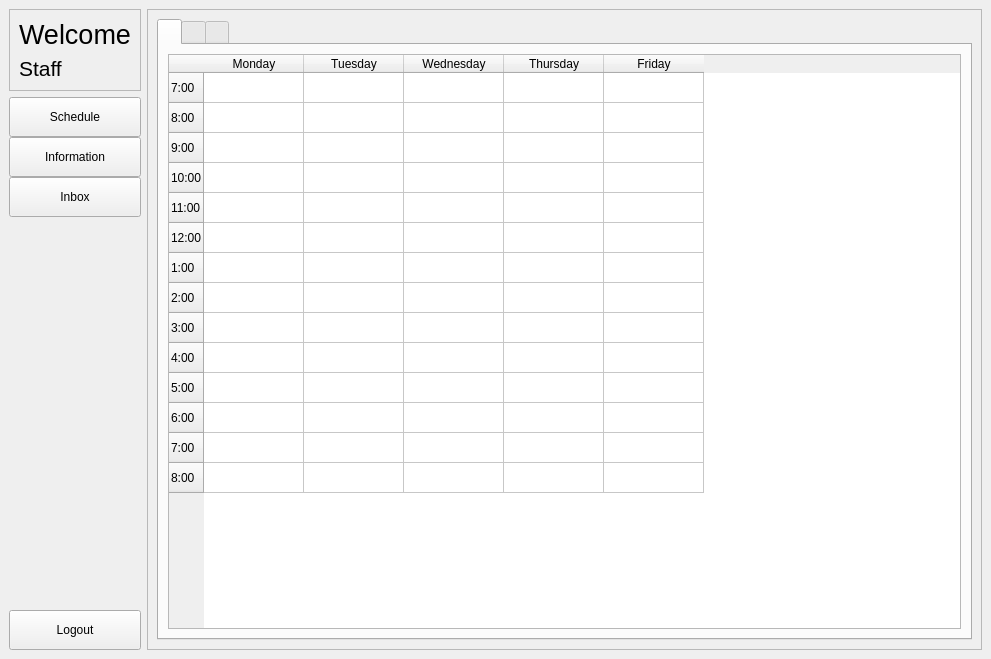
<?xml version="1.0" encoding="UTF-8"?>
<ui version="4.0">
 <class>MainWindow</class>
 <widget class="QMainWindow" name="MainWindow">
  <property name="geometry">
   <rect>
    <x>0</x>
    <y>0</y>
    <width>991</width>
    <height>659</height>
   </rect>
  </property>
  <property name="windowTitle">
   <string>MainWindow</string>
  </property>
  <widget class="QWidget" name="centralwidget">
   <layout class="QGridLayout" name="gridLayout_5">
    <item row="0" column="0">
     <layout class="QVBoxLayout" name="verticalLayout_3">
      <item>
       <widget class="QFrame" name="frame">
        <property name="frameShape">
         <enum>QFrame::StyledPanel</enum>
        </property>
        <property name="frameShadow">
         <enum>QFrame::Raised</enum>
        </property>
        <layout class="QGridLayout" name="gridLayout">
         <item row="0" column="0">
          <layout class="QVBoxLayout" name="verticalLayout_2">
           <item>
            <widget class="QLabel" name="label">
             <property name="font">
              <font>
               <pointsize>20</pointsize>
              </font>
             </property>
             <property name="text">
              <string>Welcome</string>
             </property>
            </widget>
           </item>
           <item>
            <widget class="QLabel" name="label_2">
             <property name="font">
              <font>
               <pointsize>16</pointsize>
              </font>
             </property>
             <property name="text">
              <string>Staff</string>
             </property>
            </widget>
           </item>
          </layout>
         </item>
        </layout>
       </widget>
      </item>
      <item>
       <layout class="QVBoxLayout" name="verticalLayout">
        <property name="spacing">
         <number>0</number>
        </property>
        <item>
         <widget class="QPushButton" name="staff_sched_btn">
          <property name="minimumSize">
           <size>
            <width>100</width>
            <height>40</height>
           </size>
          </property>
          <property name="text">
           <string>Schedule</string>
          </property>
         </widget>
        </item>
        <item>
         <widget class="QPushButton" name="staff_info_btn">
          <property name="minimumSize">
           <size>
            <width>100</width>
            <height>40</height>
           </size>
          </property>
          <property name="text">
           <string>Information</string>
          </property>
         </widget>
        </item>
        <item>
         <widget class="QPushButton" name="staff_inbox_btn">
          <property name="minimumSize">
           <size>
            <width>100</width>
            <height>40</height>
           </size>
          </property>
          <property name="text">
           <string>Inbox</string>
          </property>
         </widget>
        </item>
       </layout>
      </item>
      <item>
       <spacer name="verticalSpacer">
        <property name="orientation">
         <enum>Qt::Vertical</enum>
        </property>
        <property name="sizeHint" stdset="0">
         <size>
          <width>20</width>
          <height>40</height>
         </size>
        </property>
       </spacer>
      </item>
      <item>
       <widget class="QPushButton" name="logout_btn">
        <property name="minimumSize">
         <size>
          <width>100</width>
          <height>40</height>
         </size>
        </property>
        <property name="text">
         <string>Logout</string>
        </property>
       </widget>
      </item>
     </layout>
    </item>
    <item row="0" column="1">
     <widget class="QFrame" name="frame_2">
      <property name="minimumSize">
       <size>
        <width>801</width>
        <height>637</height>
       </size>
      </property>
      <property name="frameShape">
       <enum>QFrame::StyledPanel</enum>
      </property>
      <property name="frameShadow">
       <enum>QFrame::Raised</enum>
      </property>
      <layout class="QGridLayout" name="gridLayout_3">
       <item row="0" column="0">
        <widget class="QTabWidget" name="staff_menu_stackedwidget">
         <property name="currentIndex">
          <number>0</number>
         </property>
         <widget class="QWidget" name="staff_menu_stackedwidgetPage1">
          <attribute name="title">
           <string/>
          </attribute>
          <layout class="QGridLayout" name="gridLayout_2">
           <item row="0" column="0">
            <widget class="QTableWidget" name="staff_room_sched_table">
             <row>
              <property name="text">
               <string>7:00</string>
              </property>
             </row>
             <row>
              <property name="text">
               <string>8:00</string>
              </property>
             </row>
             <row>
              <property name="text">
               <string>9:00</string>
              </property>
             </row>
             <row>
              <property name="text">
               <string>10:00</string>
              </property>
             </row>
             <row>
              <property name="text">
               <string>11:00</string>
              </property>
             </row>
             <row>
              <property name="text">
               <string>12:00</string>
              </property>
             </row>
             <row>
              <property name="text">
               <string>1:00</string>
              </property>
             </row>
             <row>
              <property name="text">
               <string>2:00</string>
              </property>
             </row>
             <row>
              <property name="text">
               <string>3:00</string>
              </property>
             </row>
             <row>
              <property name="text">
               <string>4:00</string>
              </property>
             </row>
             <row>
              <property name="text">
               <string>5:00</string>
              </property>
             </row>
             <row>
              <property name="text">
               <string>6:00</string>
              </property>
             </row>
             <row>
              <property name="text">
               <string>7:00</string>
              </property>
             </row>
             <row>
              <property name="text">
               <string>8:00</string>
              </property>
             </row>
             <column>
              <property name="text">
               <string>Monday</string>
              </property>
             </column>
             <column>
              <property name="text">
               <string>Tuesday</string>
              </property>
             </column>
             <column>
              <property name="text">
               <string>Wednesday</string>
              </property>
             </column>
             <column>
              <property name="text">
               <string>Thursday</string>
              </property>
             </column>
             <column>
              <property name="text">
               <string>Friday</string>
              </property>
             </column>
            </widget>
           </item>
          </layout>
         </widget>
         <widget class="QWidget" name="staff_menu_stackedwidgetPage2">
          <attribute name="title">
           <string/>
          </attribute>
          <layout class="QGridLayout" name="gridLayout_4">
           <item row="0" column="0">
            <spacer name="horizontalSpacer">
             <property name="orientation">
              <enum>Qt::Horizontal</enum>
             </property>
             <property name="sizeType">
              <enum>QSizePolicy::Fixed</enum>
             </property>
             <property name="sizeHint" stdset="0">
              <size>
               <width>70</width>
               <height>20</height>
              </size>
             </property>
            </spacer>
           </item>
           <item row="0" column="1">
            <layout class="QVBoxLayout" name="verticalLayout_4">
             <item>
              <spacer name="verticalSpacer_3">
               <property name="orientation">
                <enum>Qt::Vertical</enum>
               </property>
               <property name="sizeType">
                <enum>QSizePolicy::Fixed</enum>
               </property>
               <property name="sizeHint" stdset="0">
                <size>
                 <width>20</width>
                 <height>40</height>
                </size>
               </property>
              </spacer>
             </item>
             <item>
              <layout class="QHBoxLayout" name="horizontalLayout_3">
               <property name="spacing">
                <number>0</number>
               </property>
               <item>
                <widget class="QLabel" name="label_11">
                 <property name="font">
                  <font>
                   <pointsize>11</pointsize>
                  </font>
                 </property>
                 <property name="text">
                  <string>Room Access Status:</string>
                 </property>
                </widget>
               </item>
               <item alignment="Qt::AlignTop">
                <widget class="QLineEdit" name="room_access_status_staff">
                 <property name="maximumSize">
                  <size>
                   <width>450</width>
                   <height>16777215</height>
                  </size>
                 </property>
                 <property name="readOnly">
                  <bool>true</bool>
                 </property>
                </widget>
               </item>
               <item>
                <spacer name="horizontalSpacer_4">
                 <property name="orientation">
                  <enum>Qt::Horizontal</enum>
                 </property>
                 <property name="sizeHint" stdset="0">
                  <size>
                   <width>40</width>
                   <height>20</height>
                  </size>
                 </property>
                </spacer>
               </item>
              </layout>
             </item>
             <item>
              <spacer name="verticalSpacer_5">
               <property name="orientation">
                <enum>Qt::Vertical</enum>
               </property>
               <property name="sizeHint" stdset="0">
                <size>
                 <width>20</width>
                 <height>40</height>
                </size>
               </property>
              </spacer>
             </item>
             <item alignment="Qt::AlignTop">
              <widget class="QLabel" name="label_10">
               <property name="font">
                <font>
                 <pointsize>14</pointsize>
                </font>
               </property>
               <property name="text">
                <string>Staff Information</string>
               </property>
              </widget>
             </item>
             <item>
              <layout class="QVBoxLayout" name="verticalLayout_19">
               <property name="spacing">
                <number>15</number>
               </property>
               <item>
                <spacer name="verticalSpacer_4">
                 <property name="orientation">
                  <enum>Qt::Vertical</enum>
                 </property>
                 <property name="sizeHint" stdset="0">
                  <size>
                   <width>20</width>
                   <height>40</height>
                  </size>
                 </property>
                </spacer>
               </item>
               <item>
                <widget class="Line" name="line">
                 <property name="orientation">
                  <enum>Qt::Horizontal</enum>
                 </property>
                </widget>
               </item>
               <item>
                <layout class="QVBoxLayout" name="verticalLayout_14">
                 <property name="spacing">
                  <number>0</number>
                 </property>
                 <item alignment="Qt::AlignLeft">
                  <widget class="QLabel" name="label_13">
                   <property name="font">
                    <font>
                     <pointsize>12</pointsize>
                    </font>
                   </property>
                   <property name="text">
                    <string>Name:</string>
                   </property>
                  </widget>
                 </item>
                 <item>
                  <layout class="QHBoxLayout" name="horizontalLayout_6">
                   <item>
                    <layout class="QVBoxLayout" name="verticalLayout_13">
                     <item>
                      <widget class="QLineEdit" name="first_name_lineedit_stdntinfo"/>
                     </item>
                     <item>
                      <widget class="QLabel" name="label_30">
                       <property name="font">
                        <font>
                         <pointsize>9</pointsize>
                        </font>
                       </property>
                       <property name="text">
                        <string>First Name</string>
                       </property>
                      </widget>
                     </item>
                    </layout>
                   </item>
                   <item>
                    <spacer name="horizontalSpacer_3">
                     <property name="orientation">
                      <enum>Qt::Horizontal</enum>
                     </property>
                     <property name="sizeType">
                      <enum>QSizePolicy::Fixed</enum>
                     </property>
                     <property name="sizeHint" stdset="0">
                      <size>
                       <width>30</width>
                       <height>20</height>
                      </size>
                     </property>
                    </spacer>
                   </item>
                   <item>
                    <layout class="QVBoxLayout" name="verticalLayout_12">
                     <item>
                      <widget class="QLineEdit" name="last_name_lineedit_stdntinfo"/>
                     </item>
                     <item>
                      <widget class="QLabel" name="label_12">
                       <property name="font">
                        <font>
                         <pointsize>9</pointsize>
                        </font>
                       </property>
                       <property name="text">
                        <string>Last Name</string>
                       </property>
                      </widget>
                     </item>
                    </layout>
                   </item>
                  </layout>
                 </item>
                </layout>
               </item>
               <item>
                <layout class="QHBoxLayout" name="horizontalLayout_7">
                 <item>
                  <layout class="QVBoxLayout" name="verticalLayout_15">
                   <property name="spacing">
                    <number>0</number>
                   </property>
                   <item alignment="Qt::AlignLeft">
                    <widget class="QLabel" name="label_14">
                     <property name="font">
                      <font>
                       <pointsize>12</pointsize>
                      </font>
                     </property>
                     <property name="text">
                      <string>Email:</string>
                     </property>
                    </widget>
                   </item>
                   <item alignment="Qt::AlignVCenter">
                    <widget class="QLineEdit" name="email_stdnt_lineedit_info"/>
                   </item>
                   <item>
                    <spacer name="verticalSpacer_8">
                     <property name="orientation">
                      <enum>Qt::Vertical</enum>
                     </property>
                     <property name="sizeType">
                      <enum>QSizePolicy::Fixed</enum>
                     </property>
                     <property name="sizeHint" stdset="0">
                      <size>
                       <width>20</width>
                       <height>10</height>
                      </size>
                     </property>
                    </spacer>
                   </item>
                  </layout>
                 </item>
                </layout>
               </item>
               <item>
                <layout class="QVBoxLayout" name="verticalLayout_17">
                 <property name="spacing">
                  <number>0</number>
                 </property>
                 <item>
                  <layout class="QVBoxLayout" name="verticalLayout_5">
                   <item>
                    <widget class="QLabel" name="label_15">
                     <property name="font">
                      <font>
                       <pointsize>12</pointsize>
                      </font>
                     </property>
                     <property name="text">
                      <string>Password:</string>
                     </property>
                    </widget>
                   </item>
                   <item>
                    <widget class="QLineEdit" name="password_staff_info">
                     <property name="readOnly">
                      <bool>true</bool>
                     </property>
                    </widget>
                   </item>
                  </layout>
                 </item>
                </layout>
               </item>
               <item alignment="Qt::AlignHCenter">
                <widget class="QPushButton" name="change_pass">
                 <property name="minimumSize">
                  <size>
                   <width>100</width>
                   <height>40</height>
                  </size>
                 </property>
                 <property name="text">
                  <string>Change Password</string>
                 </property>
                </widget>
               </item>
              </layout>
             </item>
            </layout>
           </item>
           <item row="0" column="2">
            <spacer name="horizontalSpacer_2">
             <property name="orientation">
              <enum>Qt::Horizontal</enum>
             </property>
             <property name="sizeType">
              <enum>QSizePolicy::Fixed</enum>
             </property>
             <property name="sizeHint" stdset="0">
              <size>
               <width>70</width>
               <height>20</height>
              </size>
             </property>
            </spacer>
           </item>
           <item row="1" column="1">
            <spacer name="verticalSpacer_2">
             <property name="orientation">
              <enum>Qt::Vertical</enum>
             </property>
             <property name="sizeHint" stdset="0">
              <size>
               <width>20</width>
               <height>40</height>
              </size>
             </property>
            </spacer>
           </item>
          </layout>
         </widget>
         <widget class="QWidget" name="staff_menu_stackedwidgetPage3">
          <attribute name="title">
           <string/>
          </attribute>
          <layout class="QGridLayout" name="gridLayout_6">
           <item row="0" column="0">
            <widget class="QTabWidget" name="tabWidget">
             <property name="minimumSize">
              <size>
               <width>0</width>
               <height>0</height>
              </size>
             </property>
             <property name="font">
              <font>
               <pointsize>11</pointsize>
              </font>
             </property>
             <property name="focusPolicy">
              <enum>Qt::TabFocus</enum>
             </property>
             <property name="tabPosition">
              <enum>QTabWidget::North</enum>
             </property>
             <property name="tabShape">
              <enum>QTabWidget::Triangular</enum>
             </property>
             <property name="currentIndex">
              <number>0</number>
             </property>
             <widget class="QWidget" name="Roomrequest_tab">
              <property name="minimumSize">
               <size>
                <width>0</width>
                <height>0</height>
               </size>
              </property>
              <property name="mouseTracking">
               <bool>false</bool>
              </property>
              <property name="tabletTracking">
               <bool>false</bool>
              </property>
              <property name="contextMenuPolicy">
               <enum>Qt::DefaultContextMenu</enum>
              </property>
              <attribute name="title">
               <string>Room Request</string>
              </attribute>
              <layout class="QGridLayout" name="gridLayout_19">
               <item row="0" column="0">
                <layout class="QGridLayout" name="gridLayout_18">
                 <item row="0" column="0">
                  <layout class="QVBoxLayout" name="verticalLayout_55">
                   <item>
                    <widget class="QLabel" name="label_43">
                     <property name="font">
                      <font>
                       <pointsize>14</pointsize>
                      </font>
                     </property>
                     <property name="text">
                      <string>Room Maintenance Requests</string>
                     </property>
                    </widget>
                   </item>
                   <item>
                    <widget class="QListWidget" name="listWidget_2">
                     <property name="font">
                      <font>
                       <pointsize>12</pointsize>
                      </font>
                     </property>
                     <property name="frameShape">
                      <enum>QFrame::Box</enum>
                     </property>
                     <property name="frameShadow">
                      <enum>QFrame::Plain</enum>
                     </property>
                     <item>
                      <property name="text">
                       <string>Example Received Request</string>
                      </property>
                     </item>
                    </widget>
                   </item>
                  </layout>
                 </item>
                 <item row="0" column="1">
                  <layout class="QVBoxLayout" name="verticalLayout_54">
                   <item>
                    <widget class="QLabel" name="label_44">
                     <property name="font">
                      <font>
                       <pointsize>14</pointsize>
                      </font>
                     </property>
                     <property name="text">
                      <string>Received Message</string>
                     </property>
                    </widget>
                   </item>
                   <item>
                    <widget class="QPlainTextEdit" name="received_request">
                     <property name="frameShape">
                      <enum>QFrame::Box</enum>
                     </property>
                     <property name="frameShadow">
                      <enum>QFrame::Plain</enum>
                     </property>
                     <property name="plainText">
                      <string>Example Message
</string>
                     </property>
                     <property name="textInteractionFlags">
                      <set>Qt::TextSelectableByKeyboard|Qt::TextSelectableByMouse</set>
                     </property>
                    </widget>
                   </item>
                   <item>
                    <layout class="QHBoxLayout" name="horizontalLayout_17">
                     <item>
                      <widget class="QPushButton" name="del_request">
                       <property name="minimumSize">
                        <size>
                         <width>100</width>
                         <height>40</height>
                        </size>
                       </property>
                       <property name="text">
                        <string>Delete</string>
                       </property>
                      </widget>
                     </item>
                     <item>
                      <spacer name="horizontalSpacer_12">
                       <property name="orientation">
                        <enum>Qt::Horizontal</enum>
                       </property>
                       <property name="sizeHint" stdset="0">
                        <size>
                         <width>40</width>
                         <height>20</height>
                        </size>
                       </property>
                      </spacer>
                     </item>
                     <item alignment="Qt::AlignRight">
                      <widget class="QPushButton" name="compose_staff">
                       <property name="minimumSize">
                        <size>
                         <width>100</width>
                         <height>40</height>
                        </size>
                       </property>
                       <property name="text">
                        <string>Compose</string>
                       </property>
                      </widget>
                     </item>
                    </layout>
                   </item>
                  </layout>
                 </item>
                </layout>
               </item>
              </layout>
             </widget>
             <widget class="QWidget" name="tab_2">
              <attribute name="title">
               <string>Maintenance / Damage Report</string>
              </attribute>
              <layout class="QGridLayout" name="gridLayout_21">
               <item row="0" column="0">
                <layout class="QGridLayout" name="gridLayout_20">
                 <item row="0" column="0">
                  <layout class="QVBoxLayout" name="verticalLayout_57">
                   <item>
                    <widget class="QLabel" name="label_48">
                     <property name="font">
                      <font>
                       <pointsize>14</pointsize>
                      </font>
                     </property>
                     <property name="text">
                      <string>Reports</string>
                     </property>
                    </widget>
                   </item>
                   <item>
                    <widget class="QListWidget" name="listWidget_3">
                     <property name="font">
                      <font>
                       <pointsize>12</pointsize>
                      </font>
                     </property>
                     <property name="frameShape">
                      <enum>QFrame::Box</enum>
                     </property>
                     <property name="frameShadow">
                      <enum>QFrame::Plain</enum>
                     </property>
                     <item>
                      <property name="text">
                       <string>Example Received Report</string>
                      </property>
                     </item>
                    </widget>
                   </item>
                  </layout>
                 </item>
                 <item row="0" column="1">
                  <layout class="QVBoxLayout" name="verticalLayout_56">
                   <item>
                    <widget class="QLabel" name="label_46">
                     <property name="font">
                      <font>
                       <pointsize>14</pointsize>
                      </font>
                     </property>
                     <property name="text">
                      <string>Received Message</string>
                     </property>
                    </widget>
                   </item>
                   <item>
                    <widget class="QPlainTextEdit" name="received_report">
                     <property name="frameShape">
                      <enum>QFrame::Box</enum>
                     </property>
                     <property name="frameShadow">
                      <enum>QFrame::Plain</enum>
                     </property>
                     <property name="plainText">
                      <string>Example Message
</string>
                     </property>
                     <property name="textInteractionFlags">
                      <set>Qt::TextSelectableByKeyboard|Qt::TextSelectableByMouse</set>
                     </property>
                    </widget>
                   </item>
                   <item>
                    <layout class="QHBoxLayout" name="horizontalLayout_18">
                     <item>
                      <widget class="QPushButton" name="del_report">
                       <property name="minimumSize">
                        <size>
                         <width>100</width>
                         <height>40</height>
                        </size>
                       </property>
                       <property name="text">
                        <string>Delete</string>
                       </property>
                      </widget>
                     </item>
                     <item>
                      <spacer name="horizontalSpacer_13">
                       <property name="orientation">
                        <enum>Qt::Horizontal</enum>
                       </property>
                       <property name="sizeHint" stdset="0">
                        <size>
                         <width>40</width>
                         <height>20</height>
                        </size>
                       </property>
                      </spacer>
                     </item>
                     <item alignment="Qt::AlignRight">
                      <widget class="QPushButton" name="compose_message_report_btn">
                       <property name="minimumSize">
                        <size>
                         <width>100</width>
                         <height>40</height>
                        </size>
                       </property>
                       <property name="text">
                        <string>Compose</string>
                       </property>
                      </widget>
                     </item>
                    </layout>
                   </item>
                  </layout>
                 </item>
                </layout>
               </item>
              </layout>
             </widget>
            </widget>
           </item>
          </layout>
         </widget>
        </widget>
       </item>
      </layout>
     </widget>
    </item>
   </layout>
  </widget>
 </widget>
 <resources/>
 <connections/>
</ui>
